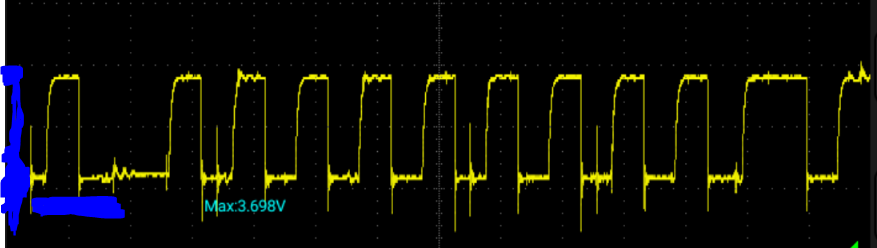
#> input picture FFT/r100c100pf.PNG, 877 x 248 px, found by its file name
$ python FFT.py
#> lines starting #> are read from the running program, lines starting #| are printed output that depends on the picture; after the words box and inside, x2 and y2 are one past the last pixel; in counts of white or black regions, pixels touching at a corner belong together
import pandas as pd
import numpy as np
import matplotlib.pyplot as plt
from scipy.fft import fft, fftfreq
from scipy.signal import welch,spectrogram,butter, filtfilt
import cv2

def bandpass_filter(data, lowcut, highcut, fs, order=4):
    nyq = 0.5 * fs
    low = lowcut / nyq
    high = highcut / nyq
    b, a = butter(order, [low, high], btype='band')
    return filtfilt(b, a, data)

trace_color = "yellow"   # → เปลี่ยนเป็น "blue" ถ้าจะเลือกเส้นสีฟ้า
# === Load waveform from image ===
image_path = "r100c100pf.png"
fs = 10000  # Sampling frequency (Hz)

# ========== [1] Load image and extract trace ==========
img = cv2.imread(image_path)
#> img is the input picture: shape (248, 877, 3); mean B, G, R 7.3, 11, 10.6

# กำหนดช่วงสีของเส้น (HSV)
hsv = cv2.cvtColor(img, cv2.COLOR_BGR2HSV)
#> hsv: shape (248, 877, 3); mean H, S, V 5.5, 27.6, 16.1

if trace_color == "yellow":
    lower = np.array([20, 100, 100])
    upper = np.array([40, 255, 255])
elif trace_color == "blue":
    lower = np.array([90, 100, 100])
    upper = np.array([130, 255, 255])
else:
    raise ValueError("trace_color ต้องเป็น 'yellow' หรือ 'blue'")

mask = cv2.inRange(hsv, lower, upper)
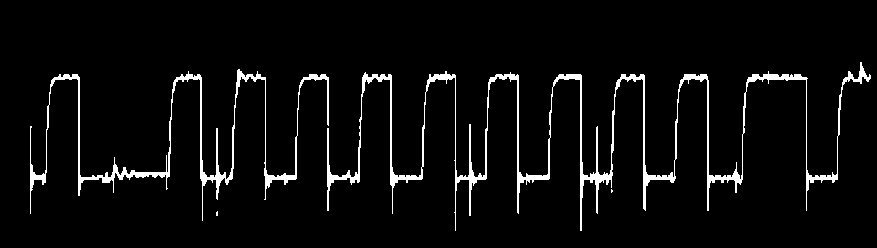
#> mask: shape (248, 877); 4.5% white; 4 white regions (2 under 20 px), largest, box (x1, y1, x2, y2) and area: (327, 62, 871, 231) 6590, (30, 69, 329, 221) 3245
points = np.column_stack(np.where(mask > 0))
#> points = 9850 pairs, first value 62 to 230, second value 30 to 870
x_vals = points[:, 1]
#> x_vals = 9850 values, max 870 at index 549, min 30 at index 3743, mean 447.6
y_vals = img.shape[0] - points[:, 0]  # flip vertically
#> y_vals = 9850 values, max 186 at index 0, min 18 at index 9847, mean 109

# Interpolate y ตาม x
x_unique = np.unique(x_vals)
#> x_unique = 841 values from 30 to 870
y_interp = [np.mean(y_vals[x_vals == x]) for x in x_unique]
#> y_interp = 841 values, max 177 at index 832, min 58 at index 172, mean 118.3

# Normalize y ให้เป็นโวลต์ (0–3.3V)
voltage_v = np.array(y_interp)
#> voltage_v has the same summary as y_interp
voltage_v = (voltage_v - voltage_v.min()) / (voltage_v.max() - voltage_v.min()) * 3.3
#> voltage_v = 841 values, max 3.3 at index 832, min 0 at index 172, mean 1.67


# สร้างแกนเวลา
N = len(voltage_v)
#> N = 841
dt = 1 / fs
time_s = np.arange(N) * dt
#> time_s = 841 values from 0 to 0.084


# === Bandpass Filter เพื่อดูเฉพาะช่วง noise (เช่น 1000–4500 Hz)
filtered_v = bandpass_filter(voltage_v, 1000, 4500, fs)
#> filtered_v = 841 values, max 0.859 at index 775, min -0.753 at index 777, mean -0.000109

# แสดงให้ดูว่าหลัง filter เหลือแค่ noise
plt.figure("Filtered Noise", figsize=(10, 4))
plt.plot(time_s, filtered_v, color='red')
plt.title("Filtered High-Frequency Noise (1000–4500 Hz)")
plt.xlabel("Time (s)")
plt.ylabel("Voltage (V)")
plt.grid(True)
plt.tight_layout()


#------------------------------------------------------------------------------------------------------------
# === 1. Load CSV ===


# # file_path = "0.00001.csv"
# # df = pd.read_csv(file_path)
# # df.columns = df.columns.str.strip()
# # time_col = df.columns[0]
# # volt_col = df.columns[1]

# # # === 2. Extract data ===
# # time_s = df[time_col].values
# # voltage_v = df[volt_col].values

# # # === 3. Sampling Parameters ===
# # dt = np.mean(np.diff(time_s))      # คำนวณช่วงเวลาเฉลี่ยระหว่างจุด (s)
# # fs = 1 / dt                        # Sampling frequency (Hz)
# # N = len(voltage_v)                 # จำนวน sample
nyquist = fs / 2                  # Nyquist frequency (Hz)
freq_resolution = fs / N          # ความละเอียดของความถี่
#> freq_resolution = 11.89

# === Print summary ===
print("=== Signal Parameters Summary ===")
print(f"Sample (N): {N}")
#| Sample (N): 841
print(f"delta(t) (avg): {dt:.6e} seconds")
print(f"Sampling Frequency (fs): {fs:.2f} Hz")
print(f"Nyquist Frequency: {nyquist:.2f} Hz")
print(f"Frequency Resolution: {freq_resolution:.2f} Hz")
#| Frequency Resolution: 11.89 Hz

# === 4. Plot Time Domain (Original Signal) ===
plt.figure(figsize=(10, 4))
plt.plot(time_s, voltage_v, color='orange')
plt.title("Original Signal (Time Domain)")
plt.xlabel("Time (s)")
plt.ylabel("Voltage (V)")
plt.grid(True)
plt.tight_layout()

# === 4. Perform FFT ===
fft_vals = fft(filtered_v)
# fft_vals = fft(voltage_v)

fft_freqs = fftfreq(N, dt)
#> fft_freqs = 841 values, max 4994.1 at index 420, min -4994.1 at index 421, mean 1.38e-13
positive_freqs = fft_freqs[:N // 2]
#> positive_freqs = 420 values from 0 to 4982.2
positive_magnitude = 2.0 / N * np.abs(fft_vals[:N // 2])  # ขนาดสเปกตรัม
#> positive_magnitude = 420 values, max 0.0752 at index 93, min 0.000102 at index 399, mean 0.00713

# === 5. Plot FFT ===
plt.figure("Frequency Domain (FFT)", figsize=(10, 5))
plt.plot(positive_freqs, positive_magnitude)
plt.title("FFT of Signal (Magnitude Spectrum)")
plt.xlabel("Frequency (Hz)")
plt.ylabel("Amplitude")
plt.xlim(0, nyquist)
plt.grid(True)
plt.tight_layout()

f_welch, psd = welch(filtered_v, fs=fs, nperseg=1024)
#> f_welch = 421 values from 0 to 4994.1; psd = 421 values, max 0.000339 at index 93, min 2.33e-17 at index 420, mean 5.45e-06
# f_welch, psd = welch(voltage_v, fs=fs, nperseg=1024)

plt.figure("Power Spectral Density (Welch)", figsize=(10, 5))
plt.semilogy(f_welch, psd)
plt.title("Power Spectral Density (Welch Method)")
plt.xlabel("Frequency (Hz)")
plt.ylabel("Power/Frequency (V²/Hz)")
plt.grid(True)
plt.tight_layout()


# === 7. Plot STFT Spectrogram ===

# f_stft, t_stft, Sxx = spectrogram(voltage_v, fs=fs, nperseg=1024, noverlap=512)
f_stft, t_stft, Sxx = spectrogram(filtered_v, fs=fs, nperseg=256, noverlap=128)
#> f_stft = 129 values from 0 to 5000; t_stft = [0.0128, 0.0256, 0.0384, 0.0512, 0.064]; Sxx = 129 rows, first 6: [2.19e-09, 2.46e-09, 1.81e-09, 1.51e-09, 1.89e-08], [6.64e-11, 7.71e-11, 5.77e-11, 8.17e-11, 5.73e-10], [3.79e-11, 5.94e-11, 4.97e-11, 3.05e-11, 5.04e-10], [1.33e-11, 3.78e-11, 4.3e-11, 1.54e-12, 3.82e-10], [2.77e-12, 2.54e-11, 4.32e-11, 1.16e-11, 2.35e-10], [1.27e-12, 2.03e-11, 4.13e-11, 2.89e-11, 1.12e-10]
# f_stft, t_stft, Sxx = spectrogram(voltage_v, fs=fs, nperseg=256, noverlap=128)

# ป้องกัน log(0)
Sxx[Sxx == 0] = 1e-20

plt.figure("STFT Spectrogram", figsize=(10, 5))
plt.pcolormesh(t_stft, f_stft, 10 * np.log10(Sxx), shading='gouraud', cmap='inferno')
plt.title("STFT Spectrogram")
plt.ylabel("Frequency (Hz)")
plt.xlabel("Time (s)")
plt.colorbar(label='Power (dB)')
plt.ylim(0, nyquist)
plt.tight_layout()
plt.show()
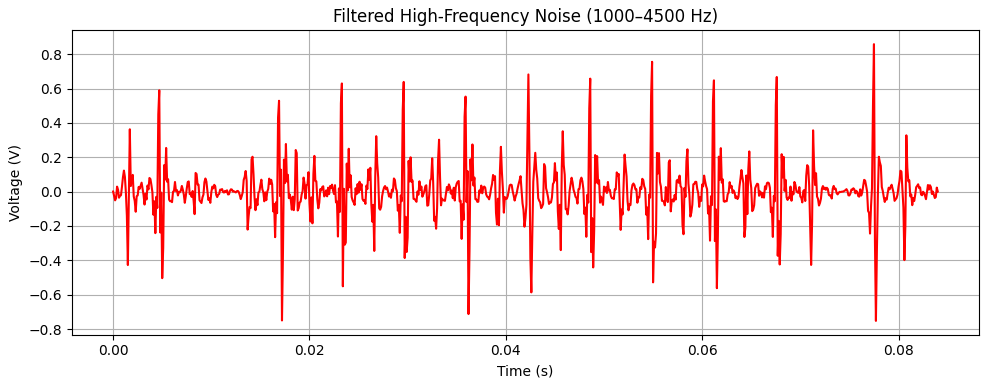
#> figure drawn by matplotlib, 1 panel; curve peaks at x = 0.0775, y = 0.859
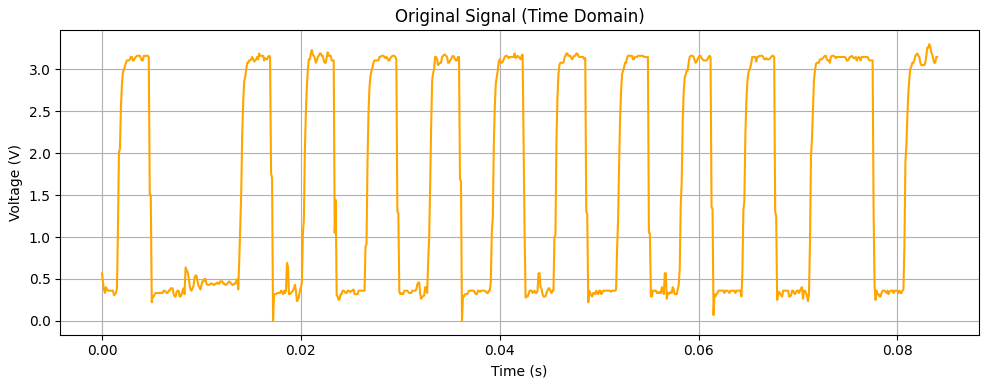
#> figure drawn by matplotlib, 1 panel; curve peaks at x = 0.0832, y = 3.3
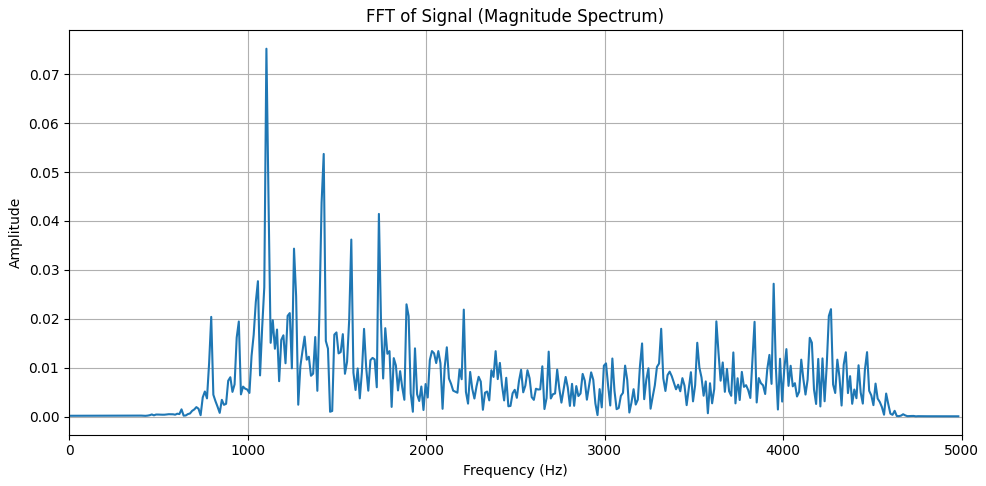
#> figure drawn by matplotlib, 1 panel; curve peaks at x = 1105.8, y = 0.0752
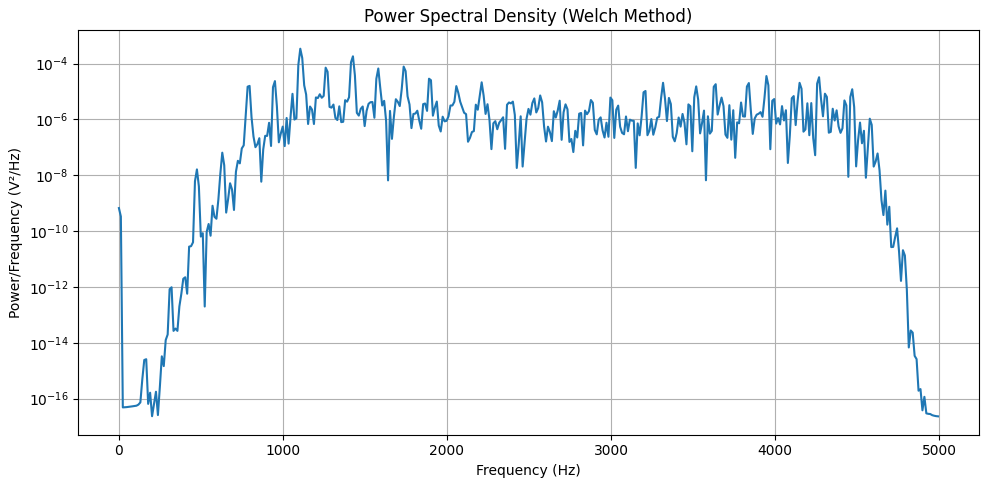
#> figure drawn by matplotlib, 1 panel; curve peaks at x = 1105.8, y = 0.000339
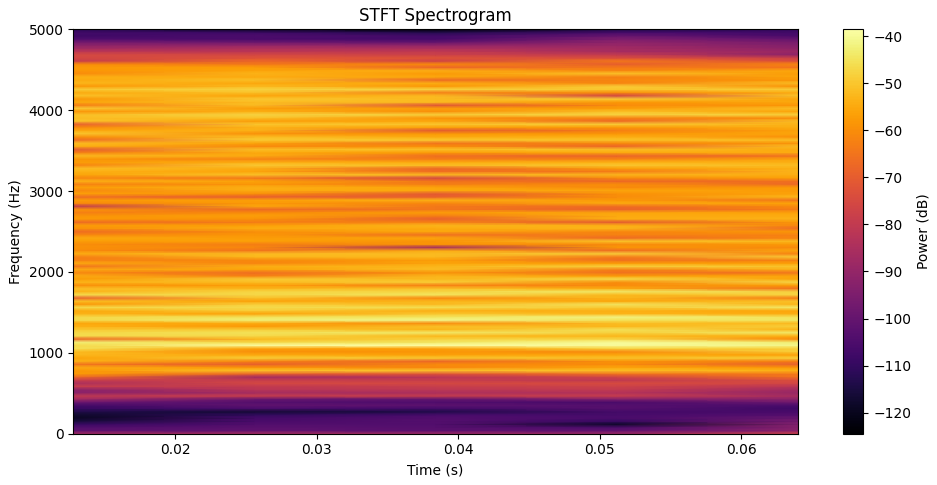
#> figure drawn by matplotlib, 2 panels
# === 6. Optional: Save/Print Top Frequencies ===
fft_df = pd.DataFrame({
    "Frequency (Hz)": positive_freqs,
    "Amplitude": positive_magnitude
})
#> fft_df = table of 420 rows and 2 columns
top_peaks = fft_df.sort_values("Amplitude", ascending=False).head(10)
#> top_peaks = table of 10 rows and 2 columns
#print("\n=== Top 10 Peak Frequencies ===")
#print(top_peaks)

$ run again, with FFT/twis.PNG copied over FFT/r100c100pf.PNG
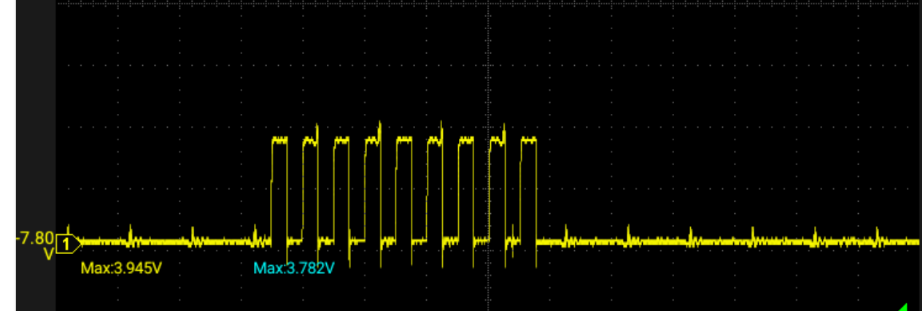
#> input picture FFT/twis.PNG, 922 x 311 px, found by its file name
#> img is the input picture: shape (311, 922, 3); mean B, G, R 6.5, 13.1, 12.8
#> hsv: shape (311, 922, 3); mean H, S, V 2.1, 16, 13.1
#> `mask = cv2.inRange(hsv, lower, upper)`:
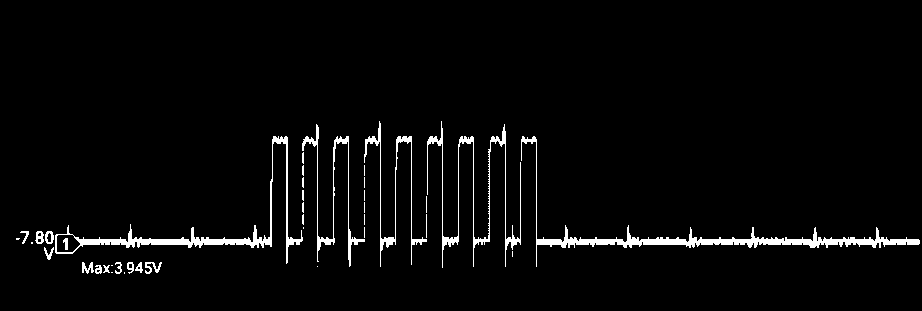
#> mask: shape (311, 922); 3.1% white; 39 white regions (15 under 20 px), largest, box (x1, y1, x2, y2) and area: (521, 136, 920, 267) 2884, (55, 136, 303, 264) 2088, (427, 121, 521, 268) 1393
#> points = 8937 pairs, first value 121 to 273, second value 16 to 919
#> x_vals = 8937 values, max 919 at index 5241, min 16 at index 3572, mean 432.7
#> y_vals = 8937 values, max 190 at index 0, min 38 at index 8922, mean 91
#> x_unique = 899 values from 16 to 919
#> y_interp = 899 values, max 180 at index 358, min 50.77 at index 79, mean 84.6
#> `voltage_v = np.array(y_interp)`: voltage_v has the same summary as y_interp
#> `voltage_v = (voltage_v - voltage_v.min()) / (voltage_v.max() - voltage..`: voltage_v = 899 values, max 3.3 at index 358, min 0 at index 79, mean 0.864
#> N = 899
#> filtered_v = 899 values, max 0.987 at index 358, min -0.872 at index 485, mean -3.26e-05
#> freq_resolution = 11.12
#| Sample (N): 899
#| Frequency Resolution: 11.12 Hz
#> fft_freqs = 899 values, max 4994.4 at index 449, min -4994.4 at index 450, mean 0
#> positive_freqs = 449 values from 0 to 4983.3
#> positive_magnitude = 449 values, max 0.0829 at index 144, min 1.49e-07 at index 448, mean 0.00644
#> f_welch = 450 values from 0 to 4994.4; psd = 450 values, max 0.00067 at index 144, min 6.29e-20 at index 8, mean 1.23e-05
#> f_stft = 129 values from 0 to 5000; t_stft = [0.0128, 0.0256, 0.0384, 0.0512, 0.064, 0.0768]; Sxx = 129 rows, first 6: [1.28e-08, 1.19e-09, 1.35e-07, 1.88e-09, 5.45e-08, 6.49e-12], [3.33e-10, 8.26e-12, 3.59e-09, 8.34e-12, 1.8e-09, 7.62e-13], [2.46e-10, 6.46e-12, 3.16e-09, 2.6e-11, 1.4e-09, 3.13e-13], [1.44e-10, 5.91e-12, 2.39e-09, 3.61e-11, 9.05e-10, 4.26e-14], [6.11e-11, 4.6e-12, 1.42e-09, 2.6e-11, 4.68e-10, 8.46e-15], [1.39e-11, 4.8e-12, 5.23e-10, 7.69e-12, 1.83e-10, 2.18e-14]
#> `plt.show()`:
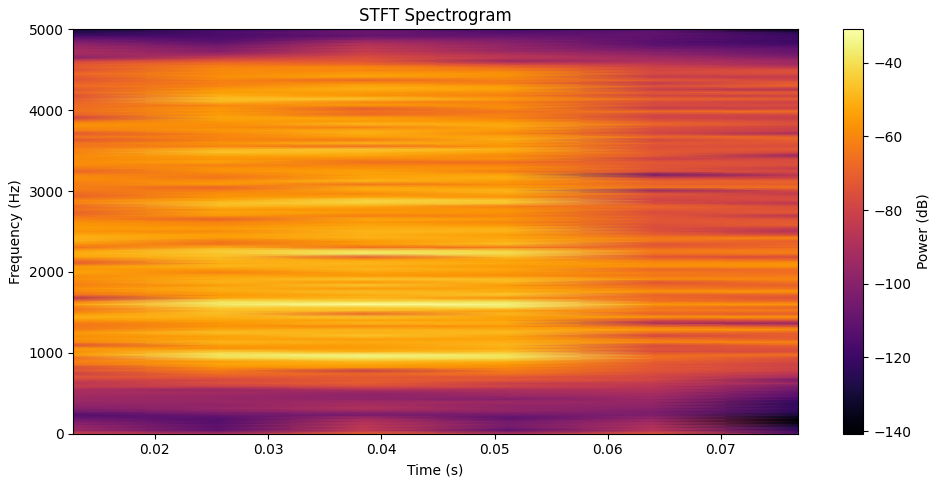
#> figure drawn by matplotlib, 2 panels
#> fft_df = table of 449 rows and 2 columns
#> top_peaks = table of 10 rows and 2 columns

$ run again, with FFT/twiss.PNG copied over FFT/r100c100pf.PNG
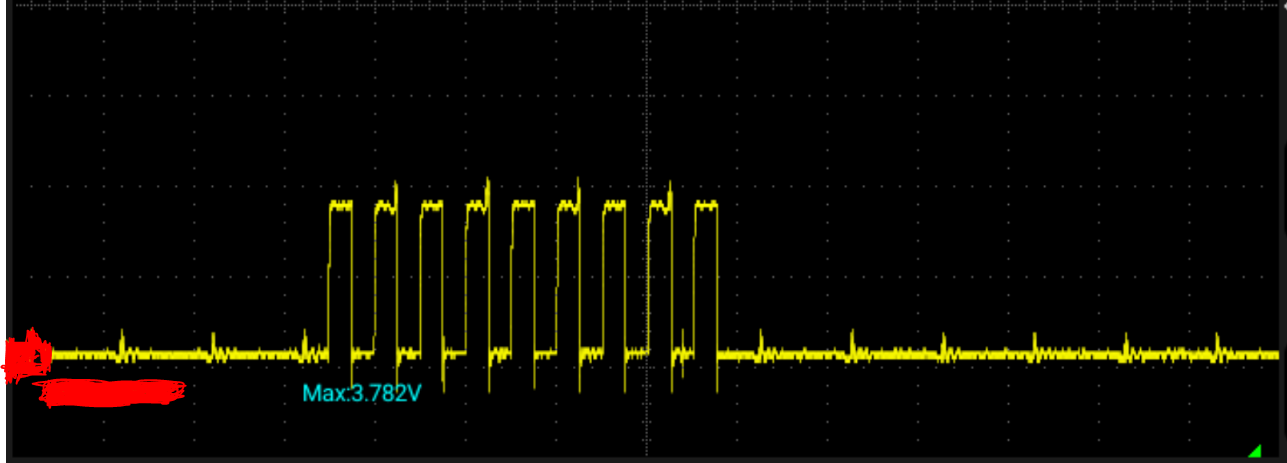
#> input picture FFT/twiss.PNG, 1287 x 463 px, found by its file name
#> img is the input picture: shape (463, 1287, 3); mean B, G, R 2.7, 9, 11
#> hsv: shape (463, 1287, 3); mean H, S, V 1.9, 16.8, 11.3
#> `mask = cv2.inRange(hsv, lower, upper)`:
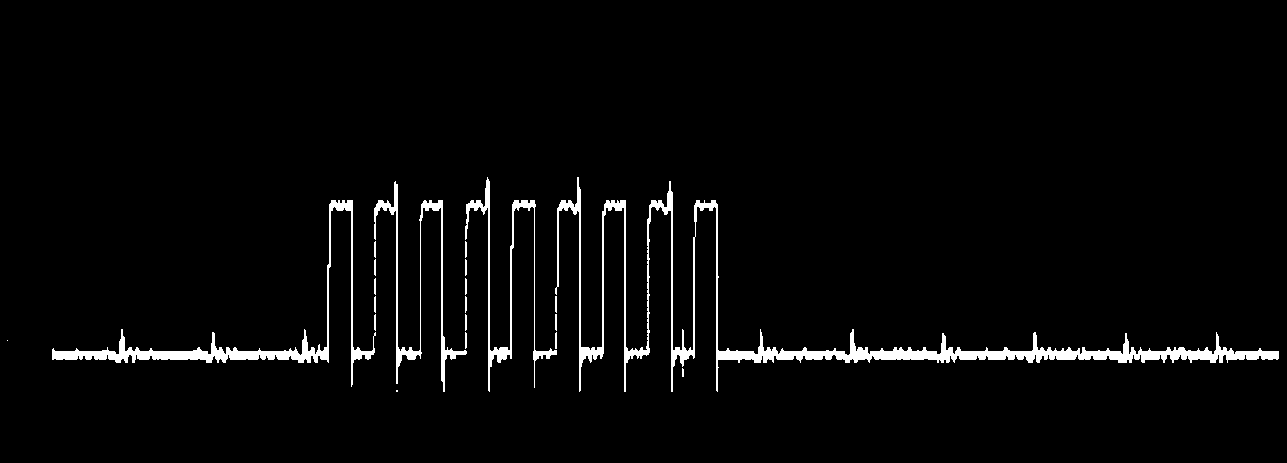
#> mask: shape (463, 1287); 3% white; 21 white regions (3 under 20 px), largest, box (x1, y1, x2, y2) and area: (555, 177, 1279, 392) 9929, (52, 200, 376, 387) 3925, (374, 181, 467, 392) 1829
#> points = 17926 pairs, first value 177 to 391, second value 7 to 1278
#> x_vals = 17926 values, max 1278 at index 9556, min 7 at index 6736, mean 625.5
#> y_vals = 17926 values, max 286 at index 0, min 72 at index 17915, mean 146.1
#> x_unique = 1228 values from 7 to 1278
#> y_interp = 1228 values, max 271 at index 436, min 99 at index 393, mean 133.5
#> `voltage_v = np.array(y_interp)`: voltage_v has the same summary as y_interp
#> `voltage_v = (voltage_v - voltage_v.min()) / (voltage_v.max() - voltage..`: voltage_v = 1228 values, max 3.3 at index 436, min 0 at index 393, mean 0.662
#> N = 1228
#> filtered_v = 1228 values, max 0.748 at index 527, min -0.583 at index 392, mean -0.000132
#> freq_resolution = 8.14
#| Sample (N): 1228
#| Frequency Resolution: 8.14 Hz
#> fft_freqs = 1228 values, max 4991.9 at index 613, min -5000 at index 614, mean -4.07
#> positive_freqs = 614 values from 0 to 4991.9
#> positive_magnitude = 614 values, max 0.0655 at index 135, min 9.39e-05 at index 514, mean 0.0042
#> f_welch = 513 values from 0 to 5000; psd = 513 values, max 0.000641 at index 112, min 6.73e-20 at index 503, mean 8.19e-06
#> f_stft = 129 values from 0 to 5000; t_stft = [0.0128, 0.0256, 0.0384, 0.0512, 0.064, 0.0768, 0.0896, 0.102]
#> `plt.show()`:
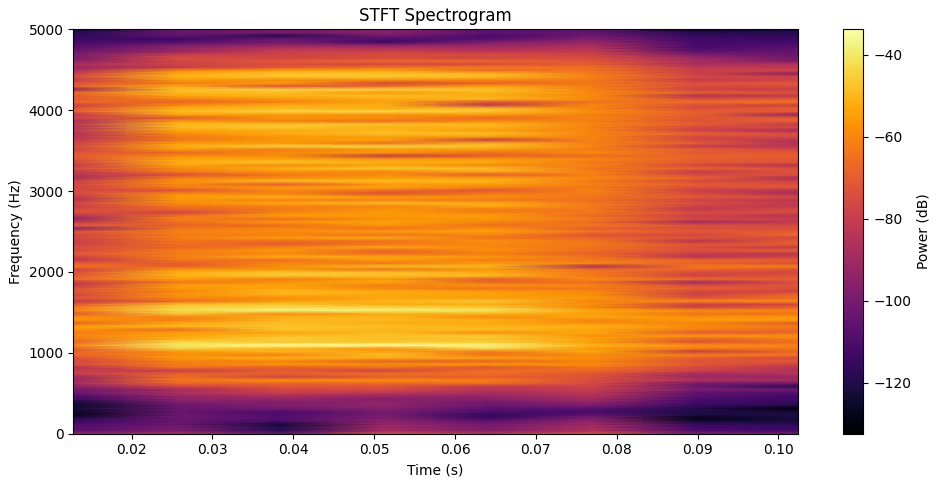
#> figure drawn by matplotlib, 2 panels
#> fft_df = table of 614 rows and 2 columns
#> top_peaks = table of 10 rows and 2 columns
